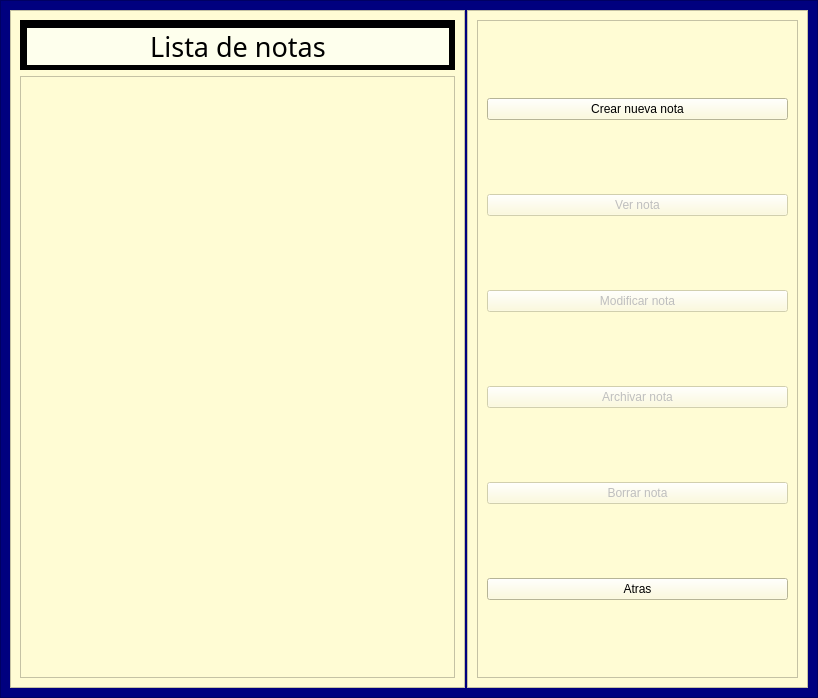
<?xml version="1.0" encoding="UTF-8"?>
<ui version="4.0">
 <class>WNotas</class>
 <widget class="QWidget" name="WNotas">
  <property name="geometry">
   <rect>
    <x>0</x>
    <y>0</y>
    <width>818</width>
    <height>698</height>
   </rect>
  </property>
  <property name="windowTitle">
   <string>Form</string>
  </property>
  <layout class="QVBoxLayout" name="verticalLayout">
   <property name="spacing">
    <number>0</number>
   </property>
   <property name="leftMargin">
    <number>0</number>
   </property>
   <property name="topMargin">
    <number>0</number>
   </property>
   <property name="rightMargin">
    <number>0</number>
   </property>
   <property name="bottomMargin">
    <number>0</number>
   </property>
   <item>
    <widget class="QFrame" name="frame">
     <property name="minimumSize">
      <size>
       <width>800</width>
       <height>680</height>
      </size>
     </property>
     <property name="styleSheet">
      <string notr="true">background-color: rgb(0, 0, 127);</string>
     </property>
     <property name="frameShape">
      <enum>QFrame::StyledPanel</enum>
     </property>
     <property name="frameShadow">
      <enum>QFrame::Raised</enum>
     </property>
     <layout class="QHBoxLayout" name="horizontalLayout">
      <property name="spacing">
       <number>2</number>
      </property>
      <item>
       <widget class="QFrame" name="frame_2">
        <property name="styleSheet">
         <string notr="true">background-color: rgb(255, 252, 212);</string>
        </property>
        <property name="frameShape">
         <enum>QFrame::StyledPanel</enum>
        </property>
        <property name="frameShadow">
         <enum>QFrame::Raised</enum>
        </property>
        <layout class="QVBoxLayout" name="verticalLayout_2">
         <item>
          <widget class="QFrame" name="frame_5">
           <property name="minimumSize">
            <size>
             <width>0</width>
             <height>40</height>
            </size>
           </property>
           <property name="styleSheet">
            <string notr="true">background-color: rgb(0, 0, 0);</string>
           </property>
           <property name="frameShape">
            <enum>QFrame::StyledPanel</enum>
           </property>
           <property name="frameShadow">
            <enum>QFrame::Raised</enum>
           </property>
           <layout class="QVBoxLayout" name="verticalLayout_5">
            <property name="spacing">
             <number>5</number>
            </property>
            <property name="leftMargin">
             <number>6</number>
            </property>
            <property name="topMargin">
             <number>7</number>
            </property>
            <property name="rightMargin">
             <number>5</number>
            </property>
            <property name="bottomMargin">
             <number>4</number>
            </property>
            <item>
             <widget class="QLabel" name="labelNotas">
              <property name="font">
               <font>
                <family>Lucida Handwriting</family>
                <pointsize>20</pointsize>
                <weight>50</weight>
                <italic>false</italic>
                <bold>false</bold>
               </font>
              </property>
              <property name="styleSheet">
               <string notr="true">font: 20pt &quot;Lucida Handwriting&quot;;
background-color: rgb(254, 255, 237);</string>
              </property>
              <property name="text">
               <string>Lista de notas</string>
              </property>
              <property name="alignment">
               <set>Qt::AlignCenter</set>
              </property>
             </widget>
            </item>
           </layout>
          </widget>
         </item>
         <item>
          <widget class="QListView" name="listViewNotas">
           <property name="styleSheet">
            <string notr="true">font: 16pt &quot;Lucida Handwriting&quot;;</string>
           </property>
           <property name="viewMode">
            <enum>QListView::IconMode</enum>
           </property>
           <property name="itemAlignment">
            <set>Qt::AlignCenter</set>
           </property>
          </widget>
         </item>
        </layout>
       </widget>
      </item>
      <item>
       <widget class="QFrame" name="frame_3">
        <property name="minimumSize">
         <size>
          <width>341</width>
          <height>0</height>
         </size>
        </property>
        <property name="styleSheet">
         <string notr="true">background-color: rgb(255, 252, 212);</string>
        </property>
        <property name="frameShape">
         <enum>QFrame::StyledPanel</enum>
        </property>
        <property name="frameShadow">
         <enum>QFrame::Raised</enum>
        </property>
        <layout class="QVBoxLayout" name="verticalLayout_3">
         <item>
          <widget class="QFrame" name="frame_4">
           <property name="minimumSize">
            <size>
             <width>189</width>
             <height>0</height>
            </size>
           </property>
           <property name="frameShape">
            <enum>QFrame::StyledPanel</enum>
           </property>
           <property name="frameShadow">
            <enum>QFrame::Raised</enum>
           </property>
           <layout class="QVBoxLayout" name="verticalLayout_4">
            <item>
             <widget class="QPushButton" name="pushButtonCrear_Nota">
              <property name="text">
               <string>Crear nueva nota</string>
              </property>
             </widget>
            </item>
            <item>
             <widget class="QPushButton" name="pushButton_Ver_Nota">
              <property name="enabled">
               <bool>false</bool>
              </property>
              <property name="text">
               <string>Ver nota</string>
              </property>
             </widget>
            </item>
            <item>
             <widget class="QPushButton" name="pushButton_Modificar_Nota">
              <property name="enabled">
               <bool>false</bool>
              </property>
              <property name="text">
               <string>Modificar nota</string>
              </property>
             </widget>
            </item>
            <item>
             <widget class="QPushButton" name="pushButton_Archivar_Nota">
              <property name="enabled">
               <bool>false</bool>
              </property>
              <property name="text">
               <string>Archivar nota</string>
              </property>
             </widget>
            </item>
            <item>
             <widget class="QPushButton" name="pushButton_Borrar_Nota">
              <property name="enabled">
               <bool>false</bool>
              </property>
              <property name="text">
               <string>Borrar nota</string>
              </property>
             </widget>
            </item>
            <item>
             <widget class="QPushButton" name="pushButtonRegresar">
              <property name="text">
               <string>Atras</string>
              </property>
             </widget>
            </item>
           </layout>
          </widget>
         </item>
        </layout>
       </widget>
      </item>
     </layout>
    </widget>
   </item>
  </layout>
 </widget>
 <resources/>
 <connections/>
</ui>
